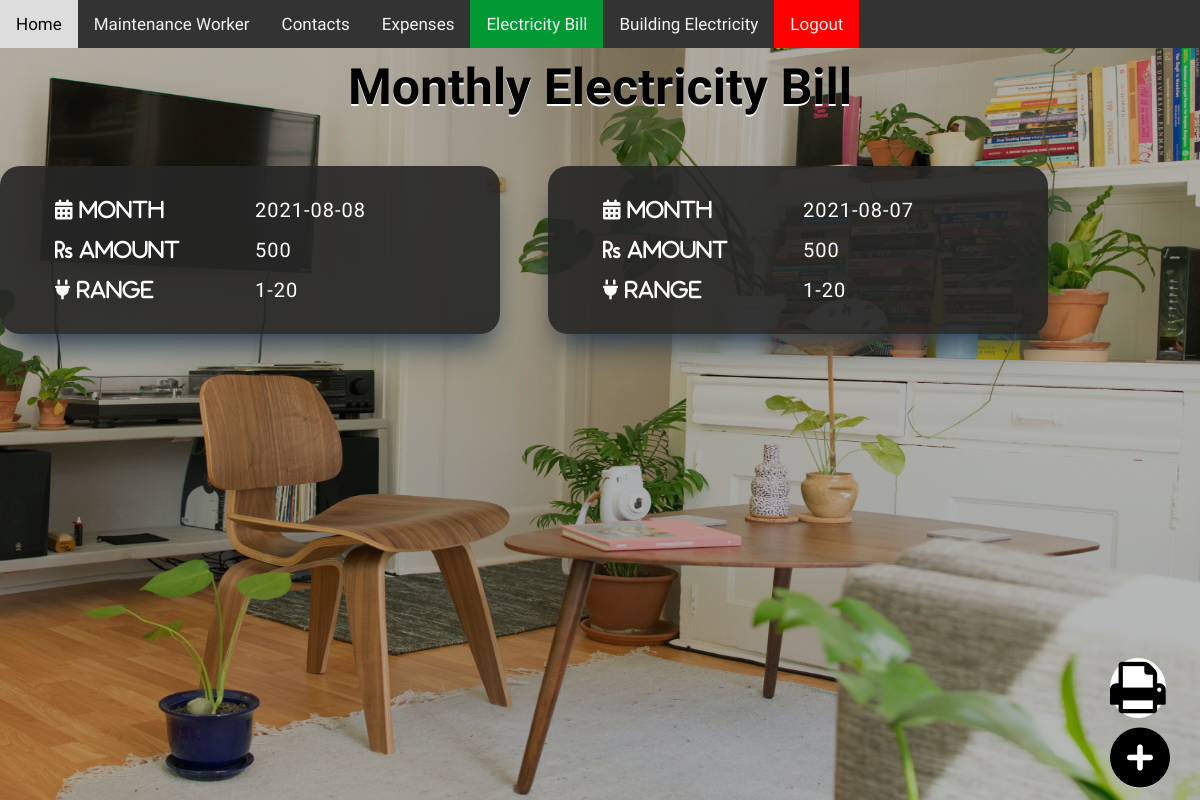
Screenshot of /elec_bill.php (signed in) with the database file from the repository.
### tables this page shows
CREATE TABLE `elec_bill` (
  `sno` int(4) NOT NULL,
  `month` varchar(20) NOT NULL,
  `amount` int(4) NOT NULL,
  `urange` varchar(20) NOT NULL,
  `userid` varchar(30) NOT NULL
);

### elec_bill.php (the view, shortened to what this page needs)
<!DOCTYPE html>
<html lang="en">
<head>
    <link rel="stylesheet" href="Stylesheets/style.css">
    <link rel="stylesheet" href="Stylesheets/navbar.css">
    <link rel="stylesheet" href="https://cdnjs.cloudflare.com/ajax/libs/font-awesome/4.7.0/css/font-awesome.min.css">
</head>
<body>
<?php
    include('navbar.php');
    ?>
    <h1>Monthly Electricity Bill</h1>
    <div class="cards">
        <?php
        include('connection.php');
        if( isset($_SESSION['admin_search_user'])){
            $username = $_SESSION['admin_search_user'];
            }else{
            $username = $_SESSION['login_user'];
            }
        $sql = "SELECT * FROM `elec_bill` WHERE `userid`='$username'";
        $result = mysqli_query($conn, $sql);
        if (mysqli_num_rows($result) > 0) {
            while ($row = mysqli_fetch_array($result)) {
                echo '<div class="card">';
                echo '<div class="view-table">';
                echo '<table>
                    <col width="200">
                    <col width=250"> ';
                echo '<tr>
                <td><i class="fas fa-calendar-alt"> Month</i></td>
                <td>'.$row['month'].'</td>
            </tr>
            <tr>
                <td><i class="fas fa-rupee-sign"> Amount</i></td>
                <td>'.$row['amount'].'</td>
            </tr>
            <tr>
                <td><i class="fas fa-plug"> Range</td>
                <td>'.$row['urange'].'</td>
            </tr>
                </table>
                </div>
        </div>';
            }
        } else {
            echo '<p class="error-l"> No Record Found!</p>';
        }
        ?>
        </div>
        <div class="add_btn">
        <i class="fa fa-print" aria-hidden="true" onclick="window.print()"></i><br>
        <a href="add_elec_bill.php"><i class="fas fa-plus-circle"></i></a>
    </div>
</body>
</html>

### Stylesheets/style.css (style rules this page uses)
* { padding: 0; margin: 0; box-sizing: border-box; }
body { min-height: 100vh; background: linear-gradient(rgba(13, 13, 13, 0.3), rgba(13, 13, 13, 0.3)), url(../Media/bg.jpg); background-size: 100% 100%; font-family: "Baloo Bhai 2"; }
h1 { text-align: center; margin-top: 10px; font-weight: 700; font-size: 50px; text-shadow: #fff 0px 2px; }
.card { background-color: rgb(38, 38, 38, 0.9); width: 500px; color: #fff; letter-spacing: 1px; padding: 1.5rem 1rem; height: fit-content; border-radius: 20px; box-shadow: rgb(38, 57, 77) 0px 20px 30px -10px; }
.cards { max-width: 1200px; margin: 0 auto; display: grid; grid-gap: 3rem; justify-content: center; margin-top: 50px; }
.view-table { display: grid; justify-content: center; }
.view-table table, th, td { border-collapse: collapse; text-align: left; table-layout: fixed; padding: 8px 30px; font-size: 20px; }
.add_btn { position: fixed; bottom: 0; right: 0; font-size: 60px; padding-bottom: 5px; padding-right: 30px; }
.add_btn i { background-color: #fff; border-radius: 50%; }
.add_btn a { color: #000; }
@media (min-width: 600px) { .cards { grid-template-columns: repeat(2, 1fr); } }
@media (min-width: 900px) { .cards { grid-template-columns: repeat(3, 1fr); } }

### rows the page displays
elec_bill: month "2021-08-08", amount "500", urange "1-20"
elec_bill: month "2021-08-07", amount "500", urange "1-20"
